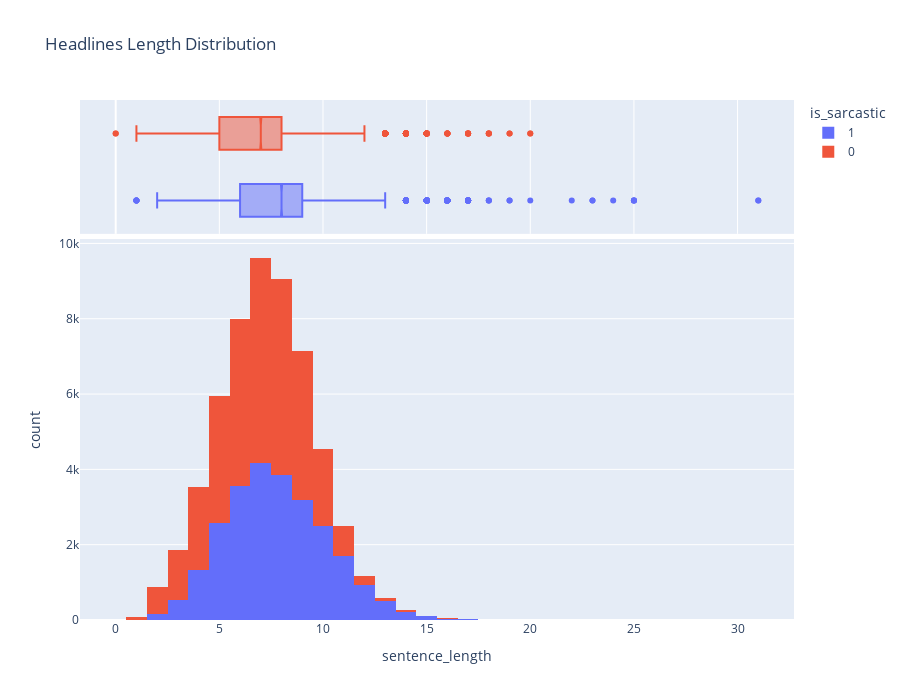

Notebook code cell kept with this figure:
### Markdown cell above
## Headlines Length Distribution: Outliers Removed
- The headlines after the removal of outliers do not exceed the limit of 20-30 words
- They are mostly centered in the range of 5-10 words

### Code cell
px.histogram(data, x="sentence_length",height=700, color='is_sarcastic', title="Headlines Length Distribution", marginal="box")

### Figure 1 — Plotly figure (JSON) as saved in the notebook; plotly's stock layout.template omitted (floating-point values rounded to 4 significant figures; data arrays with more than 128 entries replaced by an {"elided": "..."} marker saying what was removed)
{"data": [{"alignmentgroup": "True", "bingroup": "x", "hovertemplate": "is_sarcastic=1<br>sentence_length=%{x}<br>count=%{y}<extra></extra>", "legendgroup": "1", "marker": {"color": "#636efa", "pattern": {"shape": ""}}, "name": "1", "offsetgroup": "1", "orientation": "v", "showlegend": true, "type": "histogram", "x": {"elided": "25357 int values"}, "xaxis": "x", "yaxis": "y"}, {"alignmentgroup": "True", "hovertemplate": "is_sarcastic=1<br>sentence_length=%{x}<extra></extra>", "legendgroup": "1", "marker": {"color": "#636efa"}, "name": "1", "notched": true, "offsetgroup": "1", "showlegend": false, "type": "box", "x": {"elided": "25357 int values"}, "xaxis": "x2", "yaxis": "y2"}, {"alignmentgroup": "True", "bingroup": "x", "hovertemplate": "is_sarcastic=0<br>sentence_length=%{x}<br>count=%{y}<extra></extra>", "legendgroup": "0", "marker": {"color": "#EF553B", "pattern": {"shape": ""}}, "name": "0", "offsetgroup": "0", "orientation": "v", "showlegend": true, "type": "histogram", "x": {"elided": "29970 int values"}, "xaxis": "x", "yaxis": "y"}, {"alignmentgroup": "True", "hovertemplate": "is_sarcastic=0<br>sentence_length=%{x}<extra></extra>", "legendgroup": "0", "marker": {"color": "#EF553B"}, "name": "0", "notched": true, "offsetgroup": "0", "showlegend": false, "type": "box", "x": {"elided": "29970 int values"}, "xaxis": "x2", "yaxis": "y2"}], "layout": {"barmode": "relative", "height": 700, "legend": {"title": {"text": "is_sarcastic"}, "tracegroupgap": 0}, "title": {"text": "Headlines Length Distribution"}, "xaxis": {"anchor": "y", "domain": [0, 1], "title": {"text": "sentence_length"}}, "xaxis2": {"anchor": "y2", "domain": [0, 1], "matches": "x", "showgrid": true, "showticklabels": false}, "yaxis": {"anchor": "x", "domain": [0, 0.7326], "title": {"text": "count"}}, "yaxis2": {"anchor": "x2", "domain": [0.7426, 1], "matches": "y2", "showgrid": false, "showline": false, "showticklabels": false, "ticks": ""}}}
